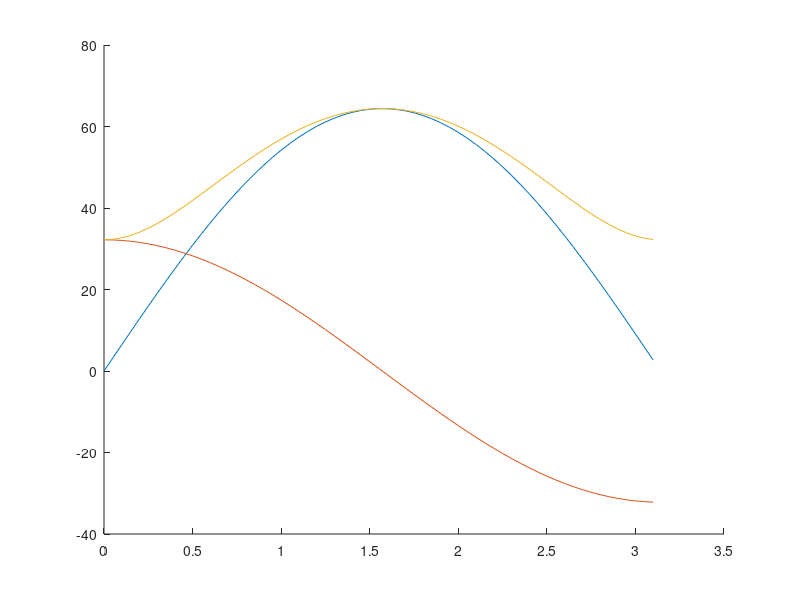

Here is the MATLAB script that generated this plot: (Note: this script raises an error after producing the figure.)
theta = 0:0.05:pi;
g = 32.2;
w = 5;
m = w / g;
normalAccel = 2 * g .* sin(theta);
tanAccel = g .* cos(theta);
magAccel = sqrt(4 * g.^2 .* (sin(theta).^2) + g^2 .* (cos(theta).^2));
velocity = sqrt(6 * g .* sin(theta));
tension = m .* velocity.^2 + w.*sin(theta);

hold on;
plot(theta, normalAccel)
plot(theta, tanAccel)
plot(theta, magAccel)
yline(0);
ylabel("Acceleration (ft/s^2)");
xlabel("Angle (radians)");
title("Acceleration of a 5-Pound Pendulum from Rest");
legend('Normal Accel.','Tangential Accel.','Acceleration Mag.','Location','best');
hold off

figure

hold on
plot(theta, velocity);
yline(0);
xlabel("Angle (radians)");
ylabel("Velocity (ft/s)");
title("Velocity of a 5-Pound Pendulum from Rest");
yline(0);
hold off

figure

hold on
plot(theta, tension);
xlabel("Angle (radians)");
ylabel("Tension (pounds)");
title("Tension of a 5-Pound Pendulum from Rest");
yline(0);
hold off